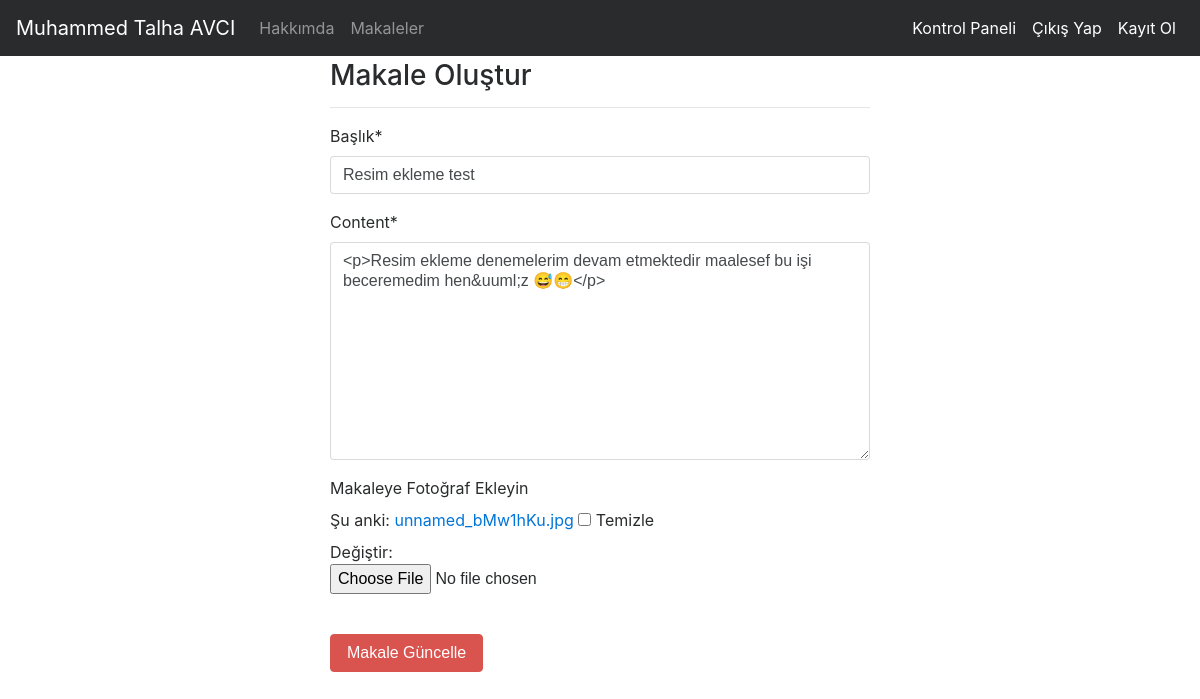
Screenshot of /articles/update/20 (signed in) with the database file from the repository.
### article/models.py (models this page shows, shortened)
class Article(models.Model):  #yukarıdaki models'ten türettik.
    author = models.ForeignKey("auth.User",on_delete = models.CASCADE,verbose_name = "Yazar") #bu alanım users tablosunu işaret ediyor diyoruz.
    title = models.CharField(max_length = 50,verbose_name="Başlık") #title max uzunlugu 50 karakter oldu
    content = RichTextField()     #text field i kullanıyoruz
    created_date = models.DateTimeField(auto_now_add = True,verbose_name="Oluşturma tarihi")
    article_image = models.FileField(blank=True,null = True,verbose_name ="Makaleye Fotoğraf Ekleyin") #225
    class Meta:
        ordering = ['-created_date']

### article/views.py (the view)
# urls.py: path('update/<int:id>',views.updateArticle, name = "update"),
@login_required(login_url = "user:login")
def updateArticle(request,id): #226.Ders
     article = get_object_or_404(Article,id=id)
     form = ArticleForm(request.POST or None, request.FILES or None,instance = article)
     if form.is_valid():   #form valid mi değil mi
          article = form.save(commit = False)   #commit etme ben edeceğim diyoruz
          article.author = request.user
          article.save()
          messages.success(request,"Makale Başarıyla Güncellendi...")
          return redirect("index")
     return render(request,"update.html",{"form":form}) #bu şekilde de formumuzu gönderiyoruz yoksa boş ekran

### article/forms.py
class ArticleForm(forms.ModelForm):  #bu yeni yontem ders218
    class Meta:
        model = Article   #form ile django bağlantılandı
        fields = ["title","content","article_image"] #225

### templates/update.html (shortened to what this page needs)
{% extends "layout.html" %}
{% block body %}
{% load crispy_forms_tags %}
<div class="row">
   <div class="col-md-6 offset-md-3">
      <h3>Makale Oluştur</h3>
      <hr>
      <form method = "post" enctype="multipart/form-data">
         {{form|crispy}}
         <br>
         <button type = "submit" class = "btn btn-danger">Makale Güncelle</button>
      </form>
   </div>
 </div>
{% endblock body %}

### rows the page displays
Article: title "Resim ekleme test", content "<p>Resim ekleme denemelerim devam etmektedir maalesef bu işi beceremedim hen&uuml;z 😅😁</p>"
